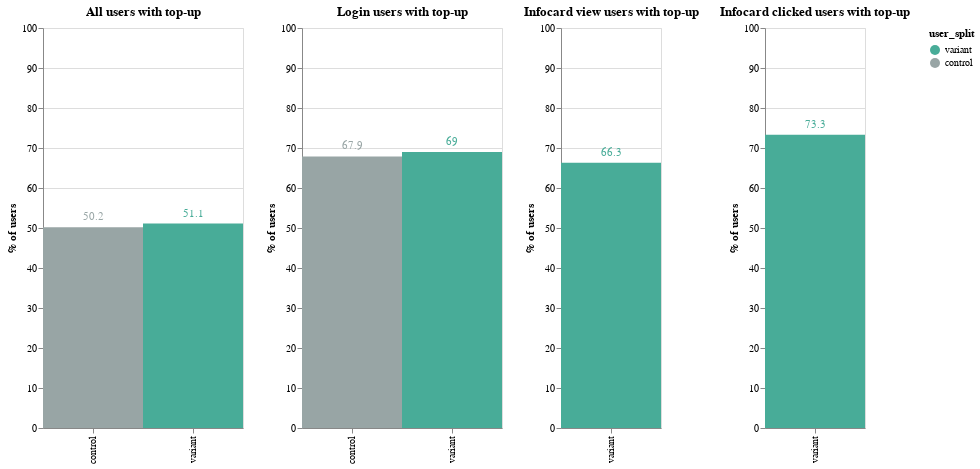

This figure's notebook cell:
### Code cell
experiment_charts(
    quarterly_top_up_df[quarterly_top_up_df["top_up_type"] == "Has Top-up"],
    "top-up",
    100,
    color_scale_1,
)

### Figure 1 — Vega-Lite specification as saved in the notebook (floating-point values rounded to 4 significant figures)
{"config": {"view": {"continuousWidth": 400, "continuousHeight": 300}}, "hconcat": [{"layer": [{"mark": {"type": "rect", "size": 80}, "encoding": {"color": {"field": "user_split", "scale": {"domain": ["variant", "control"], "range": ["#48AC98", "#98A5A5"]}, "type": "nominal"}, "x": {"field": "user_split", "title": null, "type": "nominal"}, "y": {"field": "perc_all_users", "scale": {"domain": [0, 100]}, "title": "% of users", "type": "quantitative"}}, "height": 400, "title": "All users with top-up", "width": 200}, {"mark": {"type": "text", "align": "center", "baseline": "middle", "dy": -10}, "encoding": {"color": {"field": "user_split", "scale": {"domain": ["variant", "control"], "range": ["#48AC98", "#98A5A5"]}, "type": "nominal"}, "text": {"field": "perc_all_users", "type": "quantitative"}, "x": {"field": "user_split", "title": null, "type": "nominal"}, "y": {"field": "perc_all_users", "scale": {"domain": [0, 100]}, "title": "% of users", "type": "quantitative"}}, "height": 400, "title": "All users with top-up", "width": 200}]}, {"layer": [{"mark": {"type": "rect", "size": 80}, "encoding": {"color": {"field": "user_split", "scale": {"domain": ["variant", "control"], "range": ["#48AC98", "#98A5A5"]}, "type": "nominal"}, "x": {"field": "user_split", "title": null, "type": "nominal"}, "y": {"field": "perc_login_users", "scale": {"domain": [0, 100]}, "title": "% of users", "type": "quantitative"}}, "height": 400, "title": "Login users with top-up", "width": 200}, {"mark": {"type": "text", "align": "center", "baseline": "middle", "dy": -10}, "encoding": {"color": {"field": "user_split", "scale": {"domain": ["variant", "control"], "range": ["#48AC98", "#98A5A5"]}, "type": "nominal"}, "text": {"field": "perc_login_users", "type": "quantitative"}, "x": {"field": "user_split", "title": null, "type": "nominal"}, "y": {"field": "perc_login_users", "scale": {"domain": [0, 100]}, "title": "% of users", "type": "quantitative"}}, "height": 400, "title": "Login users with top-up", "width": 200}]}, {"layer": [{"mark": {"type": "rect", "size": 80}, "encoding": {"color": {"field": "user_split", "scale": {"domain": ["variant", "control"], "range": ["#48AC98", "#98A5A5"]}, "type": "nominal"}, "x": {"field": "user_split", "title": null, "type": "nominal"}, "y": {"field": "perc_infocard_view_users", "scale": {"domain": [0, 100]}, "title": "% of users", "type": "quantitative"}}, "height": 400, "title": "Infocard view users with top-up", "width": 100}, {"mark": {"type": "text", "align": "center", "baseline": "middle", "dy": -10}, "encoding": {"color": {"field": "user_split", "scale": {"domain": ["variant", "control"], "range": ["#48AC98", "#98A5A5"]}, "type": "nominal"}, "text": {"field": "perc_infocard_view_users", "type": "quantitative"}, "x": {"field": "user_split", "title": null, "type": "nominal"}, "y": {"field": "perc_infocard_view_users", "scale": {"domain": [0, 100]}, "title": "% of users", "type": "quantitative"}}, "height": 400, "title": "Infocard view users with top-up", "width": 100}]}, {"layer": [{"mark": {"type": "rect", "size": 80}, "encoding": {"color": {"field": "user_split", "scale": {"domain": ["variant", "control"], "range": ["#48AC98", "#98A5A5"]}, "type": "nominal"}, "x": {"field": "user_split", "title": null, "type": "nominal"}, "y": {"field": "perc_infocard_click_users", "scale": {"domain": [0, 100]}, "title": "% of users", "type": "quantitative"}}, "height": 400, "title": "Infocard clicked users with top-up", "width": 100}, {"mark": {"type": "text", "align": "center", "baseline": "middle", "dy": -10}, "encoding": {"color": {"field": "user_split", "scale": {"domain": ["variant", "control"], "range": ["#48AC98", "#98A5A5"]}, "type": "nominal"}, "text": {"field": "perc_infocard_click_users", "type": "quantitative"}, "x": {"field": "user_split", "title": null, "type": "nominal"}, "y": {"field": "perc_infocard_click_users", "scale": {"domain": [0, 100]}, "title": "% of users", "type": "quantitative"}}, "height": 400, "title": "Infocard clicked users with top-up", "width": 100}]}], "data": {"name": "data-aba88d60e3c85c7abeccb9e592c80864"}, "$schema": "https://vega.github.io/schema/vega-lite/v4.17.0.json", "datasets": {"data-aba88d60e3c85c7abeccb9e592c80864": [{"user_split": "control", "top_up_type": "Has Top-up", "n_users": 18177, "login_users": 17340, "infocard_view_users": 0, "infocard_clicked_users": 0, "perc_all_users": 50.2, "perc_login_users": 67.9, "perc_infocard_view_users": null, "perc_infocard_click_users": null}, {"user_split": "variant", "top_up_type": "Has Top-up", "n_users": 18287, "login_users": 17477, "infocard_view_users": 14884, "infocard_clicked_users": 1741, "perc_all_users": 51.1, "perc_login_users": 69.0, "perc_infocard_view_users": 66.3, "perc_infocard_click_users": 73.3}]}}
